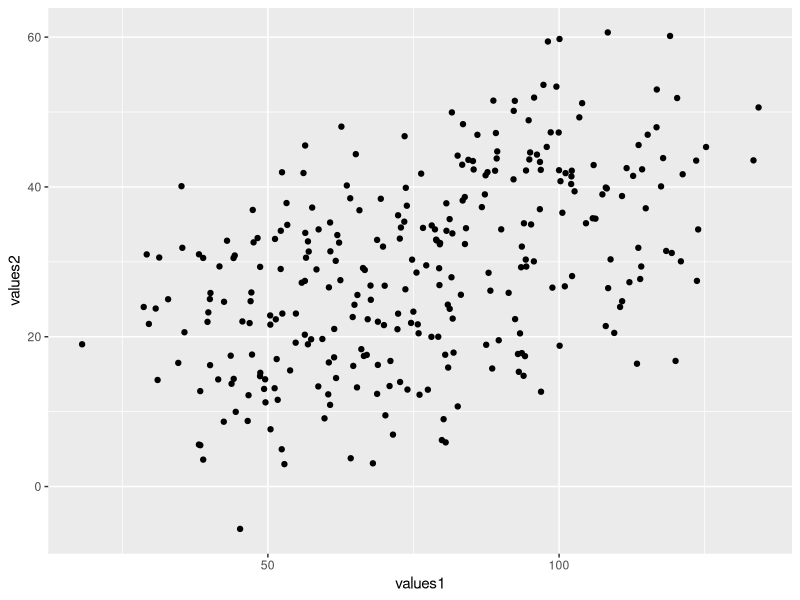
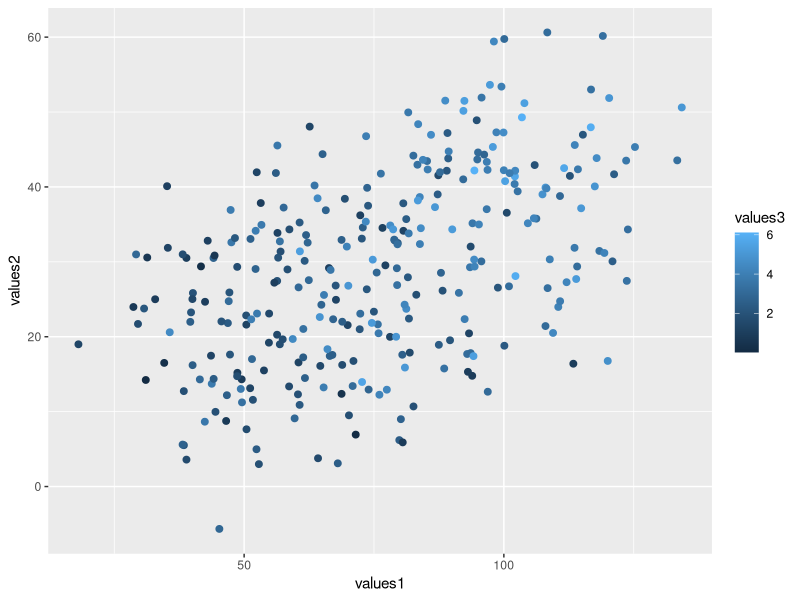
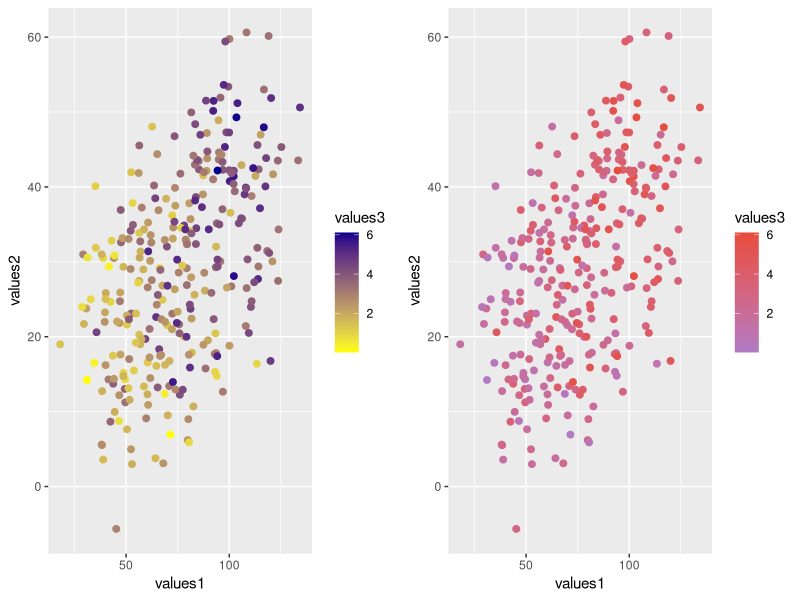
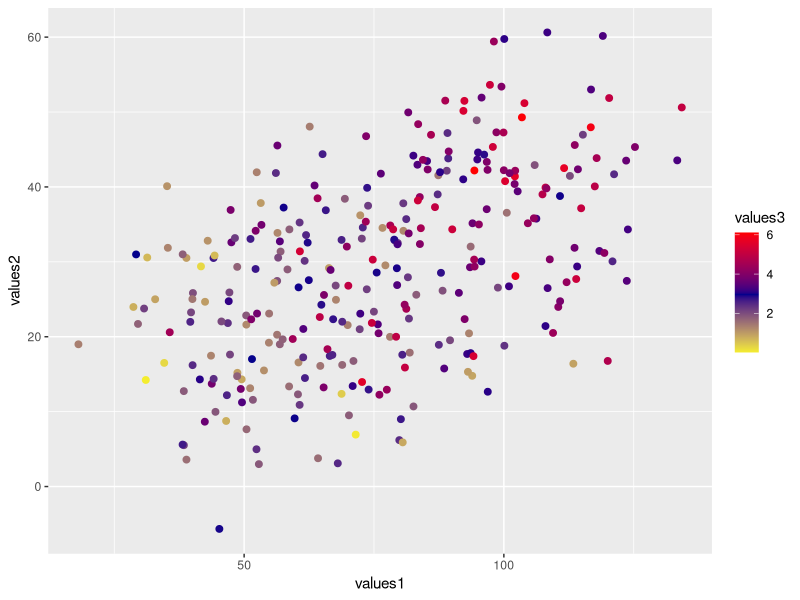

Recreate these plots in R, in order.
## ---- chunk 1
knitr::opts_chunk$set(echo = TRUE, fig.align='center')

# title: Color scale for continuous variables
# author: jonathan
# revised: 15/2/2020 

WEB <- c("https://bioceed.uib.no/dropfolder/bioSTATS/Rmd/Basic/Visualizing/Essential/color-scale-continuous.html")
GIT <- c("https://github.com/jonathansoule/biostats/blob/master/Basic/Visualizing/Essential/color-scale-continuous.Rmd")
library(ggplot2)
library(gridExtra)
# variable 1
values1 <- c(rnorm(100, mean=50, sd=15), rnorm(100, mean=75, sd=15), rnorm(100, mean=100, sd=15))
# variable 2
values2 <- c(rnorm(100, mean=20, sd=10), rnorm(100, mean=30, sd=10),rnorm(100, mean=40, sd=10))
# variable 3
values3 <- c(rnorm(100, mean=2, sd=1), rnorm(100, mean=3, sd=1),rnorm(100, mean=4, sd=1))
# dataframe
df <- data.frame(values1, values2, values3)
## ---- chunk 2
ggplot(df, aes(values1, values2)) +
  geom_point()
## ---- chunk 3
ggplot(df, aes(values1, values2)) +
  geom_point(aes(color = values3), size = 2)
## ---- chunk 4
grid.arrange(
  ggplot(df, aes(values1, values2)) +                       
    geom_point(aes(color = values3), size = 2) +
    scale_color_gradient(low = "yellow", high = "darkblue"),      # left plot, colors coded with R names
  ggplot(df, aes(values1, values2)) +                     
    geom_point(aes(color = values3), size = 2) +
    scale_color_gradient(low = "#AF7AC5", high = "#E74C3C"),          # right plot, colors coded with Hex codes
  nrow=1)
## ---- chunk 5
ggplot(df, aes(values1, values2, values3)) +
  geom_point(aes(color = values3), size = 2) +
  scale_color_gradient2(low = "yellow", mid = "darkblue", high = "red", midpoint = mean(values3))
